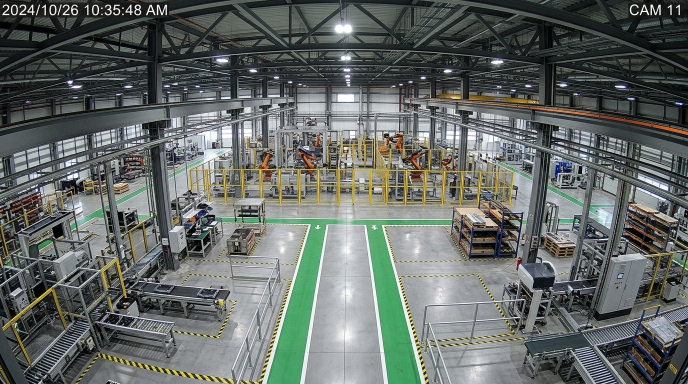
#> input picture experiments/exp08_dashboard/assets/factory_bg.jpg, 1376 x 768 px (shown at 1/2 size)
$ python generate_factory_video.py
#> lines starting #> are read from the running program, lines starting #| are printed output that depends on the picture
### experiments/exp03_position/calibration.py
"""
WorkSafe AI — Planar Homography & Calibration Engine for Experiment 03.

Transforms 2D image coordinates (u, v) of detected ground-contact points
into physical real-world 2D coordinates (X, Y) in metres on a calibrated floor plane.
Includes rigorous conditioning checks, error metrics, and serialization.
"""

import json
import numpy as np
import cv2
from typing import List, Tuple, Dict, Any, Optional
from pathlib import Path


class CalibrationError(Exception):
    """Base exception for calibration failures."""
    pass

class InsufficientPointsError(CalibrationError):
    """Raised when fewer than 4 calibration points are provided."""
    pass

class CollinearPointsError(CalibrationError):
    """Raised when 3 or more points lie on a straight line."""
    pass

class DegenerateHomographyError(CalibrationError):
    """Raised when computed homography matrix is singular or ill-conditioned."""
    pass

class UncalibratedError(CalibrationError):
    """Raised when transformation is attempted before calibration is established."""
    pass


# [10 lines left out: function extract_ground_contact_point, not called in this run]


class PlanarHomography:
    """
    Encapsulates planar homography computation, coordinate transformation,
    reprojection error measurement, and calibration serialization.
    """
    def __init__(self):
        self.H: Optional[np.ndarray] = None          # 3x3 Image-to-World matrix
        self.H_inv: Optional[np.ndarray] = None      # 3x3 World-to-Image matrix
        self.image_points: List[Tuple[float, float]] = []
        self.world_points: List[Tuple[float, float]] = []
        self.is_calibrated: bool = False
        self.condition_number: float = 0.0

    # [169 lines left out: functions compute, image_to_world, world_to_image, calculate_reprojection_error, _check_collinearity, save_to_json and 1 more, not called in this run]

### experiments/exp08_dashboard/assets/generate_factory_video.py
"""
WorkSafe AI — Realistic Industrial Factory CCTV Demo Video Generator.

Generates `industrial_factory_demo.mp4` featuring:
1. Photorealistic modern industrial manufacturing plant floor (CCTV viewpoint, 1280x720 16:9).
2. Full-body human worker in complete safety PPE:
   - Yellow safety helmet (hard hat)
   - High-visibility orange safety vest with silver reflective stripes
   - Dark navy industrial cargo trousers
   - Steel-toe black safety boots
3. Natural walking gait cycle with alternating strides, vertical bobbing, and soft ground contact shadow.
4. Seamless 18-second looping trajectory calibrated to real world metric zones:
   - Phase 1 (0.0s - 3.5s): Safe green pedestrian walkway (NORMAL)
   - Phase 2 (3.5s - 6.5s): Approach and cross warning perimeter (WARNING)
   - Phase 3 (6.5s - 9.5s): Cross into robotic hazard exclusion zone (DANGER)
   - Phase 4 (9.5s - 11.5s): Pause inside danger zone inspecting equipment
   - Phase 5 (11.5s - 15.0s): Exit hazard zone back into warning buffer (RECOVERY)
   - Phase 6 (15.0s - 18.0s): Return to safe pedestrian walkway (NORMAL)
"""

import os
import sys
import math
import cv2
import numpy as np
from pathlib import Path

from experiments.exp03_position.calibration import PlanarHomography


def generate_factory_video(
    output_path: str = "experiments/exp08_dashboard/assets/industrial_factory_demo.mp4",
    num_frames: int = 540,
    fps: int = 30,
    width: int = 1280,
    height: int = 720
):
#> called with num_frames = 540, fps = 30, width = 1280, height = 720
    base_dir = Path(__file__).parent
    bg_path = base_dir / "factory_bg.jpg"
    w1_path = base_dir / "worker_1.png"
    w2_path = base_dir / "worker_2.png"

    if not bg_path.exists() or not w1_path.exists() or not w2_path.exists():
        raise FileNotFoundError(f"Missing required sprite assets in {base_dir}")

    # Load assets
    bg_img = cv2.imread(str(bg_path))
#> bg_img is the input picture: shape (768, 1376, 3); mean B, G, R 102.5, 105.9, 100.4
    bg_img = cv2.resize(bg_img, (width, height))
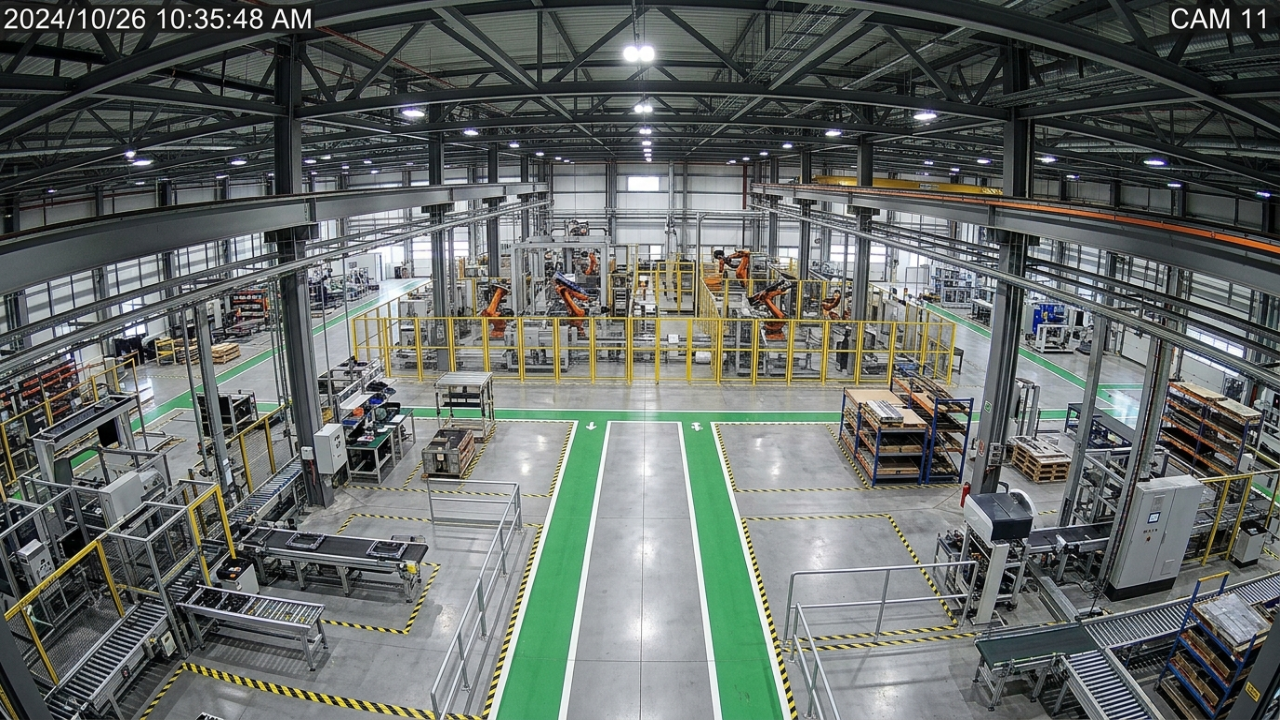
#> bg_img: shape (720, 1280, 3); mean B, G, R 102.4, 105.7, 100.2

    worker1 = cv2.imread(str(w1_path), cv2.IMREAD_UNCHANGED)
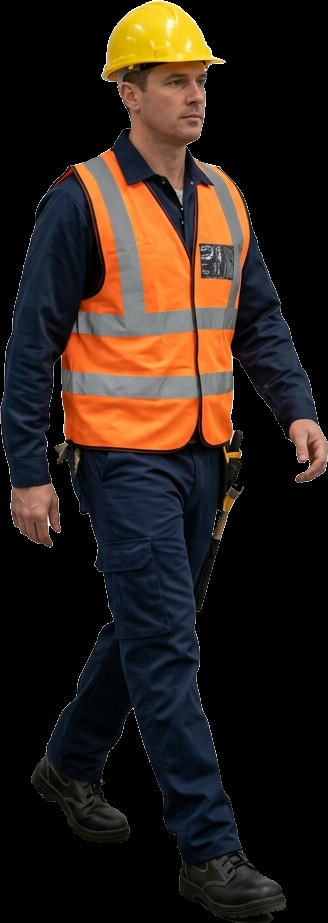
#> input picture experiments/exp08_dashboard/assets/worker_1.png, 328 x 923 px
#> worker1 is the input picture: shape (923, 328, 4); mean B, G, R, A 25.3, 32.2, 43.9, 122.6
    worker2 = cv2.imread(str(w2_path), cv2.IMREAD_UNCHANGED)
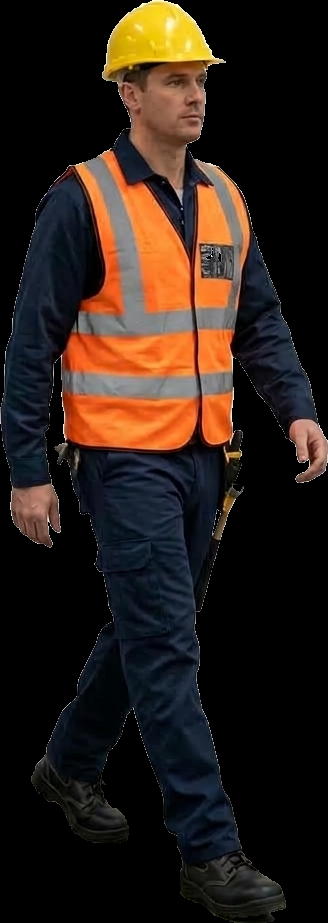
#> input picture experiments/exp08_dashboard/assets/worker_2.png, 328 x 923 px
#> worker2 is the input picture: shape (923, 328, 4); mean B, G, R, A 23.5, 30.6, 42.6, 122.2

    # Load planar homography for exact metric alignment
    homography = PlanarHomography()
    calib_path = Path("experiments/exp03/results/calibration.json")
    if calib_path.exists():
        homography.load_from_json(str(calib_path))
    else:
#> (the run stopped early here; a loop or call above may not have finished)
